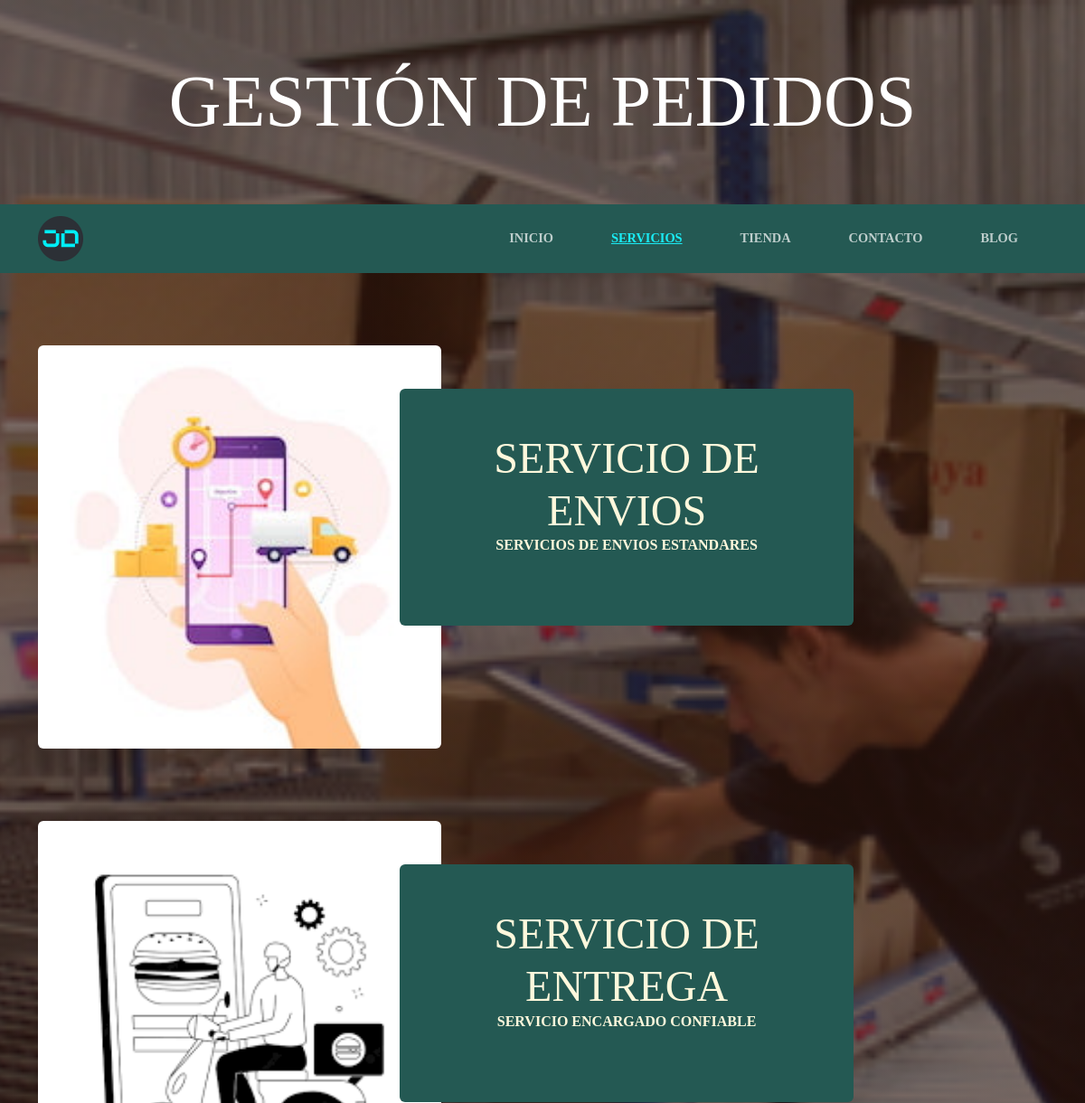
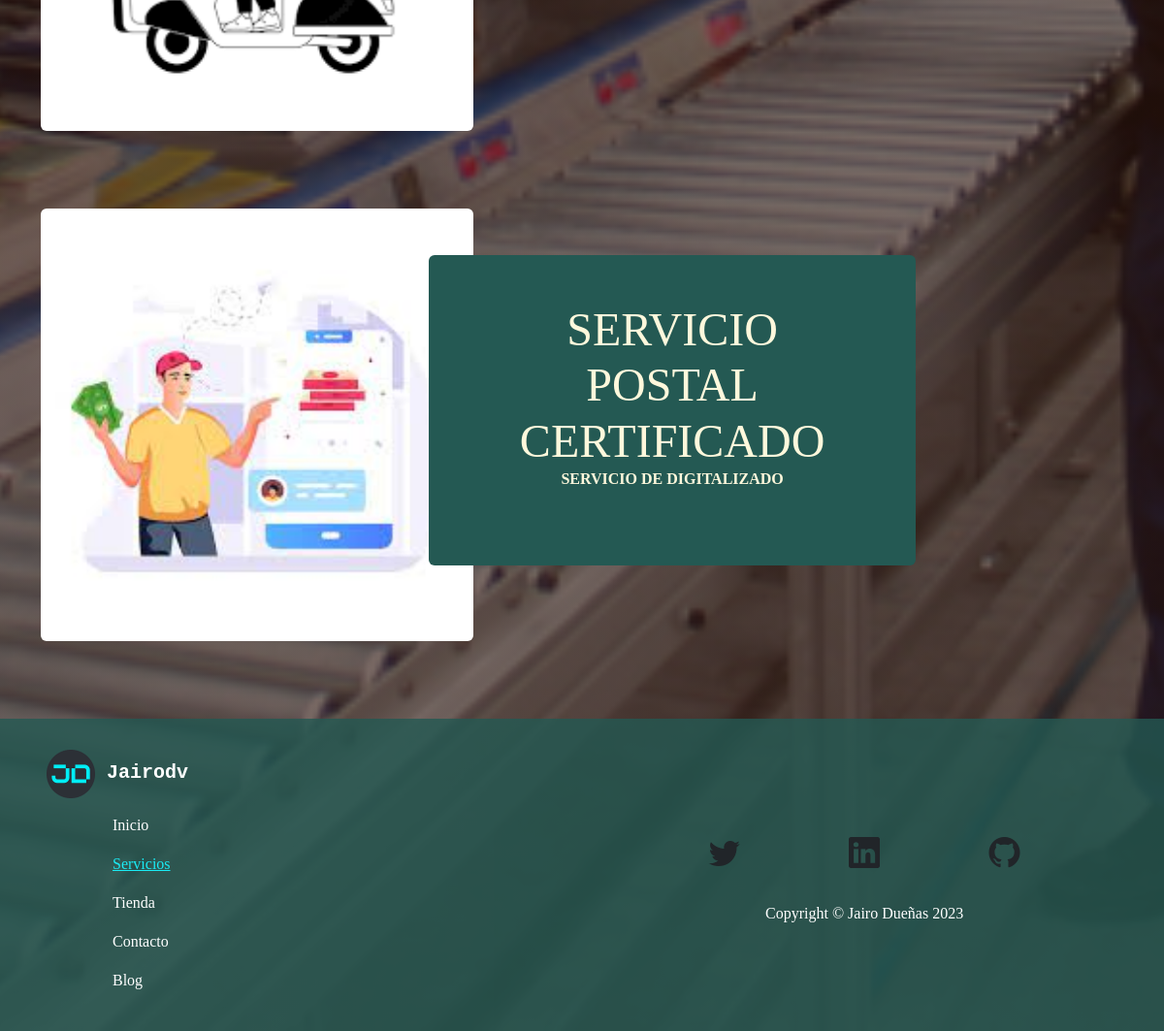
The app's page /servicios/ with its own data (2 pictures, top to bottom).
### servicios/models.py (models this page shows, shortened)
class Servicio(models.Model):
  titulo = models.CharField(max_length=100)
  contenido = models.CharField(max_length=100)
  imagen = models.ImageField(upload_to='servicios', blank=True, null=True)
  created = models.DateTimeField(auto_now_add=True)
  updated = models.DateTimeField(auto_now_add=True)
  class Meta:
    verbose_name = 'servcio'
    verbose_name_plural = 'servicios'

### servicios/views.py (the view)
# urls.py: path('', views.servicios, name='servicios')
def servicios(request):
  servicios = Servicio.objects.all()
  return render(request, 'servicios/servicios.html', {'servicios':servicios})

### servicios/templates/servicios/servicios.html
{% extends 'base.html' %}
{% load static %}
{% block content %}
{% for servicio in servicios %}
<section class="page-section clearfix">
  <div class="container">
    <div class="intro">
      <img class="intro-img img-fluid mb-3 mb-lg-0 rounded" src="{{servicio.imagen.url}}" alt="Imagenes de servicios"
        style="width: 40%;">
      <div class="intro-text left-0 text-center bg-faded p-5 rounded">
        <h2 class="section-heading mb-4">
          <span class="section-heading-lower">{{servicio.titulo}}</span>
          <span class="section-heading-upper">{{servicio.contenido}}</span>
        </h2>
      </div>
    </div>
  </div>
</section>
{% endfor %}
{% endblock content %}

### home/static/css/gestion.css (style rules this page uses)
body { font-family: 'Lora'; background: linear-gradient(rgba(47, 23, 15, 0.65), rgba(47, 23, 15, 0.65)), url("../img/bg_main.jpg"); background-attachment: fixed; background-position: center; background-size: cover; }
h1, h2, h3, h4, h5, h6 { font-family: 'Raleway'; }
.page-section { margin-top: 5rem; margin-bottom: 5rem; }
.section-heading { text-transform: uppercase; }
.section-heading .section-heading-upper { display: block; font-size: 1rem; font-weight: 800; padding-bottom:.5rem; }
.section-heading .section-heading-lower { display: block; font-size: 3rem; font-weight: 100; }
.bg-faded { background-color: rgba(255, 255, 255, 0.85); }
.intro { position: relative; }
@media (min-width: 992px) { .intro .intro-img { width: 65%; float: left; } }
@media (min-width: 992px) { .intro .intro-text { left: 400px; width: 60%; margin-top: 3rem; background-color: rgb(36, 89, 83); color: cornsilk; position: absolute; } }
@media (min-width: 1200px) { .intro .intro-text { width: 45%; } }

### records on screen
Servicio: imagen (picture), titulo "SERVICIO DE ENVIOS", contenido "SERVICIOS DE ENVIOS ESTANDARES"
Servicio: imagen (picture), titulo "SERVICIO DE ENTREGA", contenido "SERVICIO ENCARGADO CONFIABLE"
Servicio: imagen (picture), titulo "SERVICIO POSTAL CERTIFICADO", contenido "SERVICIO DE DIGITALIZADO"
